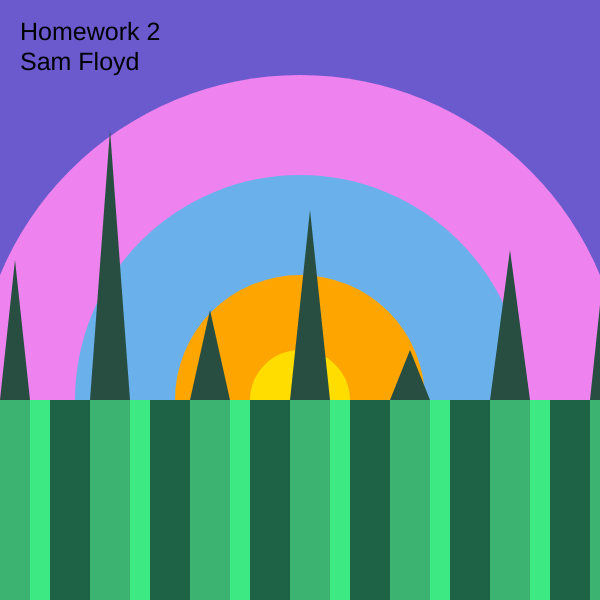
Frame 1 (no input)
Frame 60 (no input): identical to frame 1, image omitted
Frame 120 (the mouse pressed at the canvas centre since frame 60): identical to frame 1, image omitted

The p5.js sketch that drew this single still picture (run headless with seeded random() and noise() and a simulated clock; from frame 60 on, the mouse is pressed at the canvas centre):

// p5.js sketch
// ── sketch.js
function setup() {
  createCanvas(600, 600);
}

function draw() {
  background(220);
  
  
  //sky
  noStroke();
  fill(106, 90, 205);
  square(0, 0, 600);
  
  
  //pink sun ring 
  noStroke();
  fill(238, 130, 238);
  circle(300, 400, 650);
  
  //blue sun ring 
  noStroke();
  fill(106, 177, 236);
  circle(300, 400, 450);
  
  
  //sun outer
  noStroke();
  fill(255, 165, 0);
  circle(300, 400, 250);
  
  //sun inner
  noStroke();
  fill(255, 221, 0);
  circle(300, 400, 100);
  
  
  //grass
  noStroke();
  fill(60, 179, 113);
  square(0, 400, 600);
  
  
  //grass line 1
  noStroke();
  fill(31, 99, 71);
  rect(50, 400, 40, 200);
  
  //grass line 2
  noStroke();
  fill(31, 99, 71);
  rect(150, 400, 40, 200);
  
  //grass line 3
  noStroke();
  fill(31, 99, 71);
  rect(250, 400, 40, 200);
  
  //grass line 4
  noStroke();
  fill(31, 99, 71);
  rect(350, 400, 40, 200);
  
  //grass line 5
  noStroke();
  fill(31, 99, 71);
  rect(450, 400, 40, 200);
  
  //grass line 6
  noStroke();
  fill(31, 99, 71);
  rect(550, 400, 40, 200);
  
  
  //light grass line 1
  noStroke();
  fill(61, 233, 131);
  rect(30, 400, 20, 200);
  
  //light grass line 2
  noStroke();
  fill(61, 233, 131);
  rect(130, 400, 20, 200);
  
  //light grass line 3
  noStroke();
  fill(61, 233, 131);
  rect(230, 400, 20, 200);

  //light grass line 4
  noStroke();
  fill(61, 233, 131);
  rect(330, 400, 20, 200);
  
  //light grass line 5
  noStroke();
  fill(61, 233, 131);
  rect(430, 400, 20, 200);
  
  //light grass line 6
  noStroke();
  fill(61, 233, 131);
  rect(530, 400, 20, 200);
  
  
  //tree 1
  noStroke();
  fill(39, 78, 64);
  triangle(0, 400, 15, 260, 30, 400);
  
  //tree 2
  noStroke();
  fill(39, 78, 64);
  triangle(90, 400, 110, 130, 130, 400);
  
  //tree 3
  noStroke();
  fill(39, 78, 64);
  triangle(190, 400, 210, 310, 230, 400);
  
  //tree 4
  noStroke();
  fill(39, 78, 64);
  triangle(290, 400, 310, 210, 330, 400);
  
  //tree 5
  noStroke();
  fill(39, 78, 64);
  triangle(390, 400, 410, 350, 430, 400);
  
  //tree 6
  noStroke();
  fill(39, 78, 64);
  triangle(490, 400, 510, 250, 530, 400);
  
  //tree 7
  noStroke();
  fill(39, 78, 64);
  triangle(590, 400, 610, 210, 630, 400);
  
  
  fill(0);
    textSize(25);
    text("Sam Floyd",20,70);
    text("Homework 2",20,40);
}
